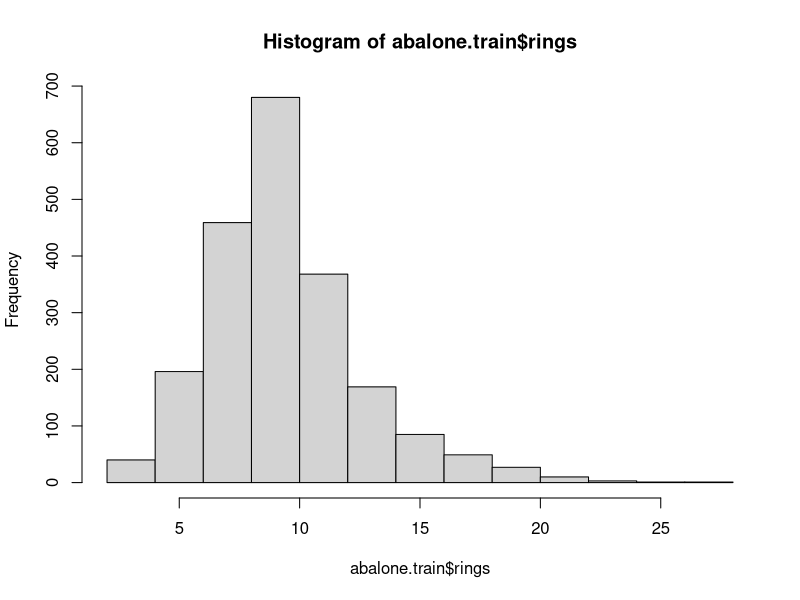
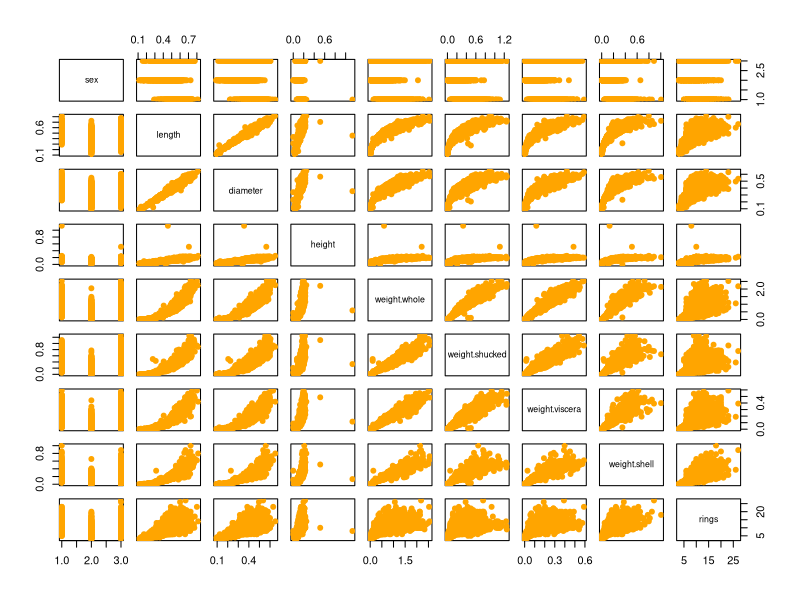
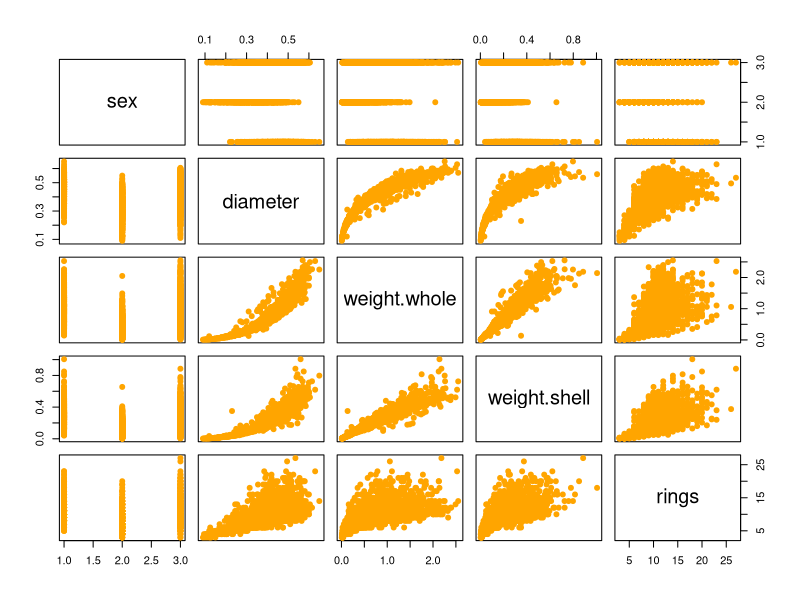
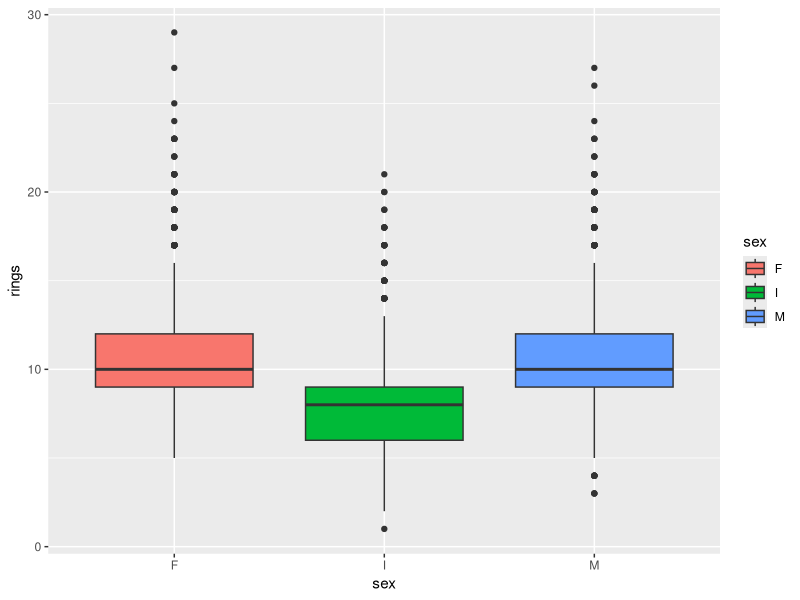
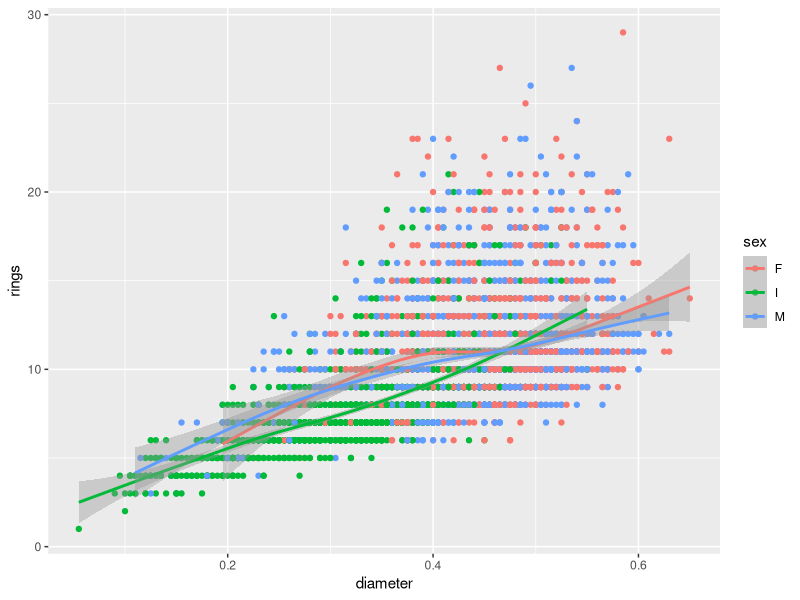
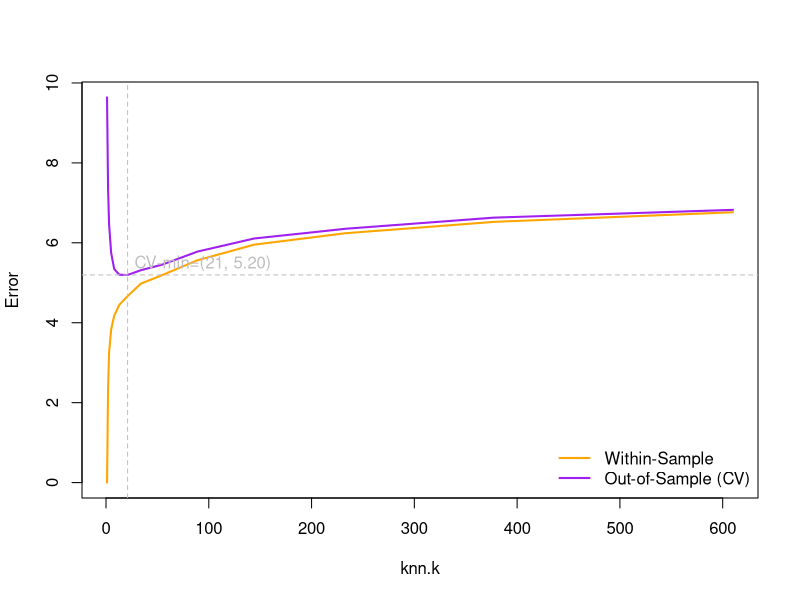
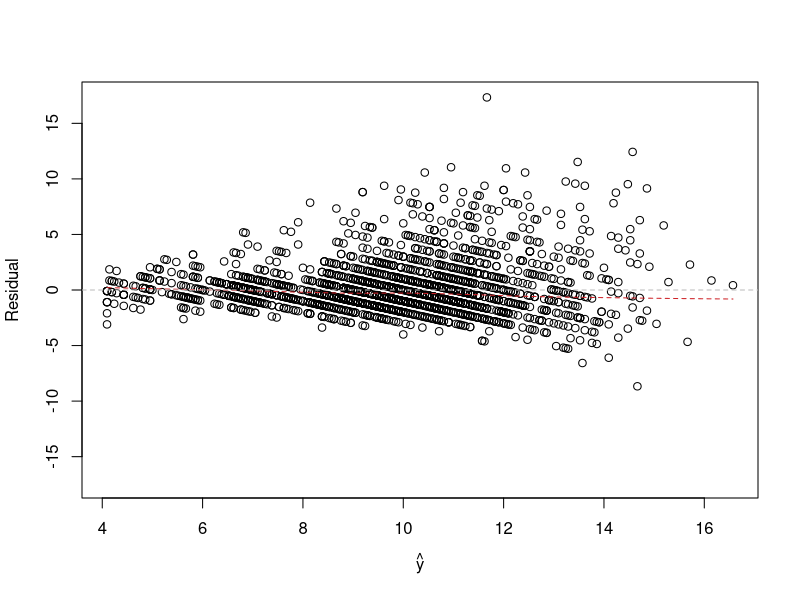
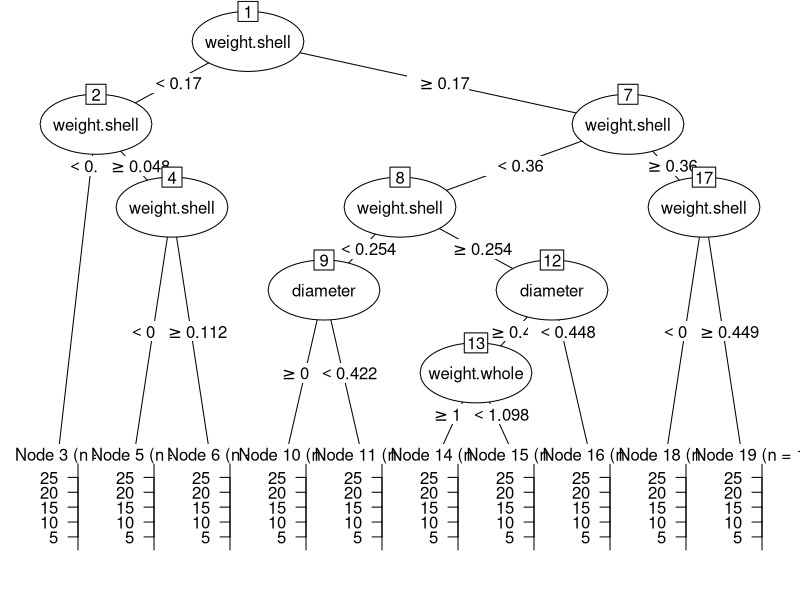

Here is the R script that generated these plots, in order:
## ---- chunk 1
knitr::opts_chunk$set(echo = TRUE)
#.libPaths("H:/R")
library(ggplot2)
library(rpart)
library(partykit)
## ---- chunk 2
abalone <- read.csv("abalone.csv")
f <- rings~.
## ---- chunk 3
train.idx <- sample(nrow(abalone), 0.5*nrow(abalone))
abalone.train <- abalone[train.idx, ]
abalone.test  <- abalone[-train.idx, ] ## note the negative indexing to REMOVE instances!
## ---- chunk 4
 summary(abalone.train)
## ---- chunk 5
hist(abalone.train$rings)
## ---- chunk 6
 cor(abalone.train[, -1])
## ---- chunk 7
plot(abalone.train, pch=19, col="orange")
## ---- chunk 8
abalone.train$length <- NULL
abalone.train$height <- NULL
abalone.train$weight.shucked <- NULL
abalone.train$weight.viscera <- NULL

abalone.test$length <- NULL
abalone.test$height <- NULL
abalone.test$weight.shucked <- NULL
abalone.test$weight.viscera <- NULL


## ---- chunk 9
 summary(abalone.train)
## ---- chunk 10
 cor(abalone.train[, -1])
## ---- chunk 11
plot(abalone.train, pch=19, col="orange")
## ---- chunk 12
qplot(sex, rings,
      data = abalone,
      geom = "boxplot",
      fill = sex)
## ---- chunk 13
qplot(diameter, rings, 
      data = abalone, 
      color = sex)  +
  geom_smooth(slope = 1)
## ---- chunk 14
MSE <- function(y, yhat) mean((y - yhat)^2)

RSQ <- function(y, yhat) 1 - sum((y - yhat)^2) / sum((y - mean(y))^2)
## ---- chunk 15
knn <- function(f, data, k=1) {
  known.X <- scale(model.matrix(f, data)[, -1])
  known.y <- model.response(model.frame(f, data))
  
  structure(list(k=k, f=f, known.X=known.X, known.y=known.y), class="knn")
}

predict.knn <- function(knn, newdata) {
  if (class(knn) != "knn") stop("Supplied model was not a k-Nearest Neighbour object")
  
  known.X <- knn$known.X
  known.y <- knn$known.y
  
  X <- scale(model.matrix(knn$f, newdata)[, -1], 
             scale=attr(known.X, "scaled:scale"), 
             center=attr(known.X, "scaled:center"))
  
  k.nearest <- matrix(apply(X, 1, function(X.i, known.X, known.y, k) {
    d <- rowSums(sweep(known.X, 2, X.i)^2)
    known.y[head(order(d), k)]
  }, known.X=known.X, known.y=known.y, k=knn$k), nrow=knn$k)
  
  if (is.factor(known.y)) {
    factor(apply(k.nearest, 2, function(neighbours) {
      t <- table(neighbours)
      names(t[which.max(t)])
    }), levels=levels(known.y), ordered=is.ordered(known.y))
  } else if (is.character(known.y)) {
    apply(k.nearest, 2, function(neighbours) {
      t <- table(neighbours)
      names(t[which.max(t)])
    })
  } else {
    colMeans(k.nearest)
  }
}
## ---- chunk 16

evaluate.knn <- function(f, train, test, error, k) {
  mdl <- knn(f, train, k)
  
  ## extract the known outcomes from the test set
  y <- model.response(model.frame(f, test))
  
  ## obtain the model predictions on the test data
  yhat <- predict(mdl, test)
  
  ## returns the error of the predictions (e.g., MSE)
  error(y, yhat)
}

##honest estimation

evaluate.knn.cv <- function(f, data, K, folds, error, knn.k) {
  mean(sapply(seq(K), function(k) {
    leave.in <- data[folds != k, ] ## data not in our current fold
    hold.out <- data[folds == k, ] ## data in our current fold
    
    evaluate.knn(f, leave.in, hold.out, error, knn.k)
  }))
}

K <- 10
folds <- sample(rep(seq(K), length.out=nrow(abalone.train)))

knn.k <- c(1, 2,3	,5,	8,	13,	21,	34,	55,	89,	144,	233,	377,	610)
wse <- rep(NA, length(knn.k))
cve <- rep(NA, length(knn.k))
for (j in seq_along(knn.k)) {
  wse[j] <- evaluate.knn(f, abalone.train, abalone.train, MSE, knn.k[j])
  cve[j] <- evaluate.knn.cv(f, abalone.train, K, folds, MSE, knn.k[j])
  cat(".")
}
cat("\n")
## ---- chunk 17
plot(knn.k, wse, type="l", lwd=2, col="orange", ylab="Error", ylim=range(c(0, wse, cve)))
lines(knn.k, cve, lwd=2, col="purple")
abline(h=min(cve), lty=2, col="gray")
abline(v=knn.k[which.min(cve)], lty=2, col="gray")
text(knn.k[which.min(cve)], min(cve), sprintf("CV-min=(%d, %.2f)", knn.k[which.min(cve)], min(cve)), col="gray", adj=c(-0.05, -0.5))
legend("bottomright", c("Within-Sample", "Out-of-Sample (CV)"), col=c("orange", "purple"), lwd=2, bty="n")

## ---- chunk 18
k.selected <- knn.k[which.min(cve)]
knn.mdl <- knn(f, abalone.train, k.selected)
yhat.knn <- predict(knn.mdl, abalone.test)

## ---- chunk 19
print(MSE(abalone.test$rings, yhat.knn))
print(RSQ(abalone.test$rings, yhat.knn))
## ---- chunk 20
fitted.residuals.plot <- function(y, yhat, 
                                  main=NULL, 
                                  xlim=NULL, xlab=expression(hat(y)),
                                  ylim=NULL, ylab="Residual",
                                  ...) {
  resid <- y - yhat
  
  if (is.null(ylim)) {
    r <- max(abs(range(resid)))
    ylim <- c(-r, r)
  }
  
  plot(yhat, resid, 
       xlim=xlim, xlab=xlab, 
       ylim=ylim, ylab=ylab, 
       main=main, ...)
  
  lines(lowess(yhat, resid), col="#ce2227", lty=2)
  
  abline(h=0, lty=2, col="gray")
}

## ---- chunk 21
### PUT YOUR CALLS HERE
fitted.residuals.plot(abalone.test$rings, yhat.knn)
## ---- chunk 22
abalone.lm <- lm(f, abalone.train)
yhat.lm <- predict(abalone.lm, abalone.test)

## ---- chunk 23
print(MSE(abalone.test$rings, yhat.lm))
print(RSQ(abalone.test$rings, yhat.lm))

## ---- chunk 24
summary(abalone.lm)

## ---- chunk 25
single.tree <- as.party(rpart(f, abalone.train, cp=0, xval=0, minsplit=350, minbucket=134))
plot(single.tree)
print(single.tree)
